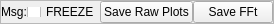
                                    <widget class="QFrame" name="frame_9">
                                        <property name="sizePolicy">
                                            <sizepolicy hsizetype="Preferred" vsizetype="Maximum">
                                                <horstretch>0</horstretch>
                                                <verstretch>20</verstretch>
                                            </sizepolicy>
                                        </property>
                                        <property name="minimumSize">
                                            <size>
                                                <width>0</width>
                                                <height>17</height>
                                            </size>
                                        </property>
                                        <property name="maximumSize">
                                            <size>
                                                <width>16777215</width>
                                                <height>34</height>
                                            </size>
                                        </property>
                                        <property name="baseSize">
                                            <size>
                                                <width>0</width>
                                                <height>0</height>
                                            </size>
                                        </property>
                                        <property name="frameShape">
                                            <enum>QFrame::StyledPanel</enum>
                                        </property>
                                        <property name="frameShadow">
                                            <enum>QFrame::Raised</enum>
                                        </property>
                                        <layout class="QHBoxLayout" name="horizontalLayout">
                                            <property name="spacing">
                                                <number>0</number>
                                            </property>
                                            <property name="sizeConstraint">
                                                <enum>QLayout::SetMaximumSize</enum>
                                            </property>
                                            <property name="margin">
                                                <number>0</number>
                                            </property>
                                            <item>
                                                <widget class="QLabel" name="message_label">
                                                    <property name="sizePolicy">
                                                        <sizepolicy hsizetype="MinimumExpanding" vsizetype="Maximum">
                                                            <horstretch>0</horstretch>
                                                            <verstretch>0</verstretch>
                                                        </sizepolicy>
                                                    </property>
                                                    <property name="baseSize">
                                                        <size>
                                                            <width>0</width>
                                                            <height>17</height>
                                                        </size>
                                                    </property>
                                                    <property name="styleSheet">
                                                        <string notr="true"/>
                                                    </property>
                                                    <property name="text">
                                                        <string>Msg:</string>
                                                    </property>
                                                    <property name="alignment">
                                                        <set>Qt::AlignLeading|Qt::AlignLeft|Qt::AlignTop</set>
                                                    </property>
                                                    <property name="wordWrap">
                                                        <bool>false</bool>
                                                    </property>
                                                </widget>
                                            </item>
                                            <item>
                                                <widget class="QCheckBox" name="freezeButton">
                                                    <property name="sizePolicy">
                                                        <sizepolicy hsizetype="Minimum" vsizetype="Maximum">
                                                            <horstretch>0</horstretch>
                                                            <verstretch>0</verstretch>
                                                        </sizepolicy>
                                                    </property>
                                                    <property name="maximumSize">
                                                        <size>
                                                            <width>100</width>
                                                            <height>10</height>
                                                        </size>
                                                    </property>
                                                    <property name="text">
                                                        <string>FREEZE</string>
                                                    </property>
                                                </widget>
                                            </item>
                                            <item>
                                                <widget class="QPushButton" name="pushButton_2">
                                                    <property name="text">
                                                        <string>Save Raw Plots</string>
                                                    </property>
                                                </widget>
                                            </item>
                                            <item>
                                                <widget class="QPushButton" name="pushButton_3">
                                                    <property name="text">
                                                        <string>Save FFt</string>
                                                    </property>
                                                </widget>
                                            </item>
                                        </layout>
                                    </widget>
